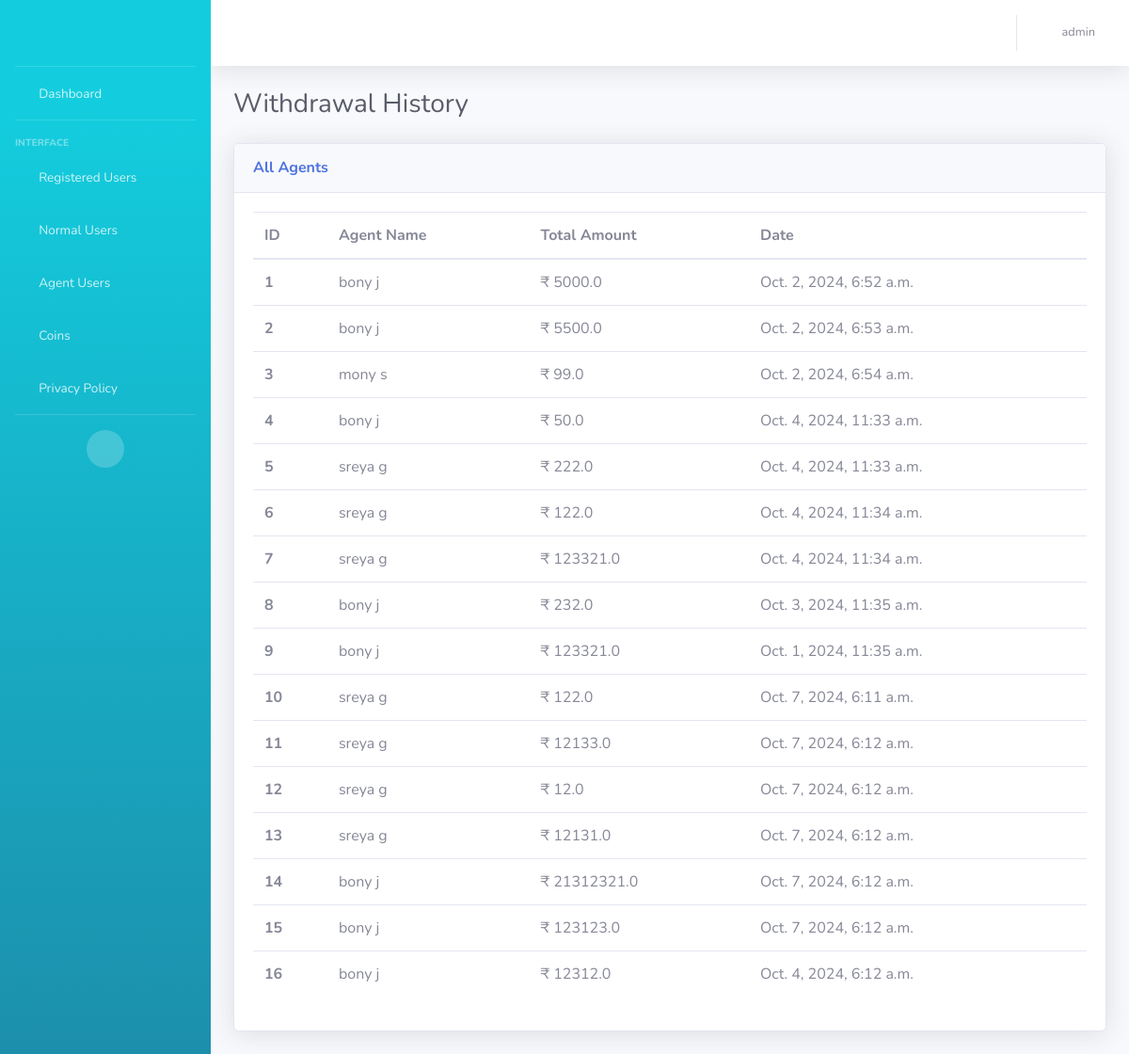
The app's page /history_agent_user (signed in) with its own data.
### koodeapp/models.py (models this page shows, shortened)
class WithdrawalHistoryModel(models.Model):
    agent_purchase_id = models.AutoField(primary_key=True)
    agent = models.ForeignKey(CustomerModel, on_delete=models.CASCADE)
    withdrawal_amount = models.FloatField()
    withdrawal_date = models.DateTimeField()

class CustomerModel(models.Model):
    NORMAL_USER = 'Normal User'
    AGENT_USER = 'Agent User'
    USER_STATUS_CHOICES = [
        (NORMAL_USER, 'Normal User'),
        (AGENT_USER, 'Agent User'),
    ]
    MALE = 'Male'
    FEMALE = 'Female'
    GENDER_CHOICES = [
        (MALE, 'Male'),
        (FEMALE, 'Female')
    ]
    BOTH = 'Both'
    MALAYALAM = 'Malayalam'
    TAMIL = 'Tamil'
    LANGUAGE_CHOICES = [
        (BOTH, 'Both'),
        (MALAYALAM, 'Malayalam'),
        (TAMIL, 'Tamil'),
    ]
    customer_id = models.AutoField(primary_key=True)
    customer_first_name = models.CharField(max_length=100, default="guest")
    customer_last_name = models.CharField(max_length=100, blank=True, null=True)
    customer_email = models.EmailField(default="example@example.com")
    customer_phone_number = models.CharField(
        max_length=10,  # Ensure max length of 10
        unique=True,  # Enforce uniqueness
        validators=[validate_phone_number]  # Custom validation for exactly 10 digits
    )
    customer_password = models.CharField(max_length=100, default='unknown')
    rating = models.IntegerField(default=0)
    terms_conditions = models.BooleanField(default=False)
    is_online = models.BooleanField(default=False)
    is_existing = models.BooleanField(default=False)
    adhaar_no = models.CharField(max_length=50, default="unknown")
    gender = models.CharField(
        max_length=20,
        choices=GENDER_CHOICES,
        null=True
    )
    status = models.CharField(
        max_length=20,
        choices=USER_STATUS_CHOICES,
        default=NORMAL_USER,
    )
    languages = models.CharField(
        max_length=20,
        choices=LANGUAGE_CHOICES,
        default=BOTH,
    )
    @property
    def rating(self):
        rating = RatingModel.objects.filter(agent=self).aggregate(Avg('ratings')).get('ratings__avg')
        return rating if rating is not None else 0

### koodeapp/views.py (the view)
# urls.py: path('history_agent_user', views.agent_history, name='history_agent_users'),  # Page for viewing withdrawals of agents
def agent_history(request):
    username = request.session.get('user',None)
    if username is None:
        return redirect('/login')
    agent_history = WithdrawalHistoryModel.objects.all()
    return render(request, 'agentuser_history.html', {'agent_history': agent_history, 'username': username})

### templates/agentuser_history.html (shortened to what this page needs)
{% extends 'base.html' %}
{% block content %}
                <div class="container-fluid">
                    <div class="d-sm-flex align-items-center justify-content-between mb-4">
                        <h1 class="h3 mb-0 text-gray-800">Withdrawal History</h1>
                    </div>
                    <div class="row">
                        <div class="col">
                            <div class="card shadow mb-4">
                                <div
                                    class="card-header py-3 d-flex flex-row align-items-center justify-content-between">
                                    <h6 class="m-0 font-weight-bold text-primary">All Agents</h6>
                                </div>
                                <div class="card-body">
                                    <div class="table-responsive">
                                        <table class="table table-hover all-users">
                                          <thead>
                                            <tr>
                                              <th scope="col">ID</th>
                                              <th scope="col">Agent Name</th>
                                              <th scope="col">Total Amount</th>
                                              <th scope="col">Date</th>
                                            </tr>
                                          </thead>
                                          <tbody>
                                          {% for history in agent_history %}
                                            <tr>
                                              <th scope="row">{{ forloop.counter }}</th>
                                              <td>{{history.agent.customer_first_name}} {{history.agent.customer_last_name}}</td>
                                              <td>₹ {{history.withdrawal_amount}}</td>
                                              <td> {{history.withdrawal_date}}</td>
                                            </tr>
                                          {% endfor %}
                                          </tbody>
                                        </table>
                                    </div>
                                </div>
                            </div>
                        </div>
                    </div>
                </div>
         {% endblock %}

### records on screen
WithdrawalHistoryModel: agent.customer_first_name "bony", agent.customer_last_name "j", withdrawal_amount "5000.0", withdrawal_date "Oct. 2, 2024, 6:52 a.m."
WithdrawalHistoryModel: agent.customer_first_name "bony", agent.customer_last_name "j", withdrawal_amount "5500.0", withdrawal_date "Oct. 2, 2024, 6:53 a.m."
WithdrawalHistoryModel: agent.customer_first_name "mony", agent.customer_last_name "s", withdrawal_amount "99.0", withdrawal_date "Oct. 2, 2024, 6:54 a.m."
WithdrawalHistoryModel: agent.customer_first_name "bony", agent.customer_last_name "j", withdrawal_amount "50.0", withdrawal_date "Oct. 4, 2024, 11:33 a.m."
WithdrawalHistoryModel: agent.customer_first_name "sreya", agent.customer_last_name "g", withdrawal_amount "222.0", withdrawal_date "Oct. 4, 2024, 11:33 a.m."
WithdrawalHistoryModel: agent.customer_first_name "sreya", agent.customer_last_name "g", withdrawal_amount "122.0", withdrawal_date "Oct. 4, 2024, 11:34 a.m."
WithdrawalHistoryModel: agent.customer_first_name "sreya", agent.customer_last_name "g", withdrawal_amount "123321.0", withdrawal_date "Oct. 4, 2024, 11:34 a.m."
WithdrawalHistoryModel: agent.customer_first_name "bony", agent.customer_last_name "j", withdrawal_amount "232.0", withdrawal_date "Oct. 3, 2024, 11:35 a.m."
WithdrawalHistoryModel: agent.customer_first_name "bony", agent.customer_last_name "j", withdrawal_amount "123321.0", withdrawal_date "Oct. 1, 2024, 11:35 a.m."
WithdrawalHistoryModel: agent.customer_first_name "sreya", agent.customer_last_name "g", withdrawal_amount "122.0", withdrawal_date "Oct. 7, 2024, 6:11 a.m."
WithdrawalHistoryModel: agent.customer_first_name "sreya", agent.customer_last_name "g", withdrawal_amount "12133.0", withdrawal_date "Oct. 7, 2024, 6:12 a.m."
WithdrawalHistoryModel: agent.customer_first_name "sreya", agent.customer_last_name "g", withdrawal_amount "12.0", withdrawal_date "Oct. 7, 2024, 6:12 a.m."
WithdrawalHistoryModel: agent.customer_first_name "sreya", agent.customer_last_name "g", withdrawal_amount "12131.0", withdrawal_date "Oct. 7, 2024, 6:12 a.m."
WithdrawalHistoryModel: agent.customer_first_name "bony", agent.customer_last_name "j", withdrawal_amount "21312321.0", withdrawal_date "Oct. 7, 2024, 6:12 a.m."
WithdrawalHistoryModel: agent.customer_first_name "bony", agent.customer_last_name "j", withdrawal_amount "123123.0", withdrawal_date "Oct. 7, 2024, 6:12 a.m."
WithdrawalHistoryModel: agent.customer_first_name "bony", agent.customer_last_name "j", withdrawal_amount "12312.0", withdrawal_date "Oct. 4, 2024, 6:12 a.m."

### other values on screen
{{ username }} "admin"
